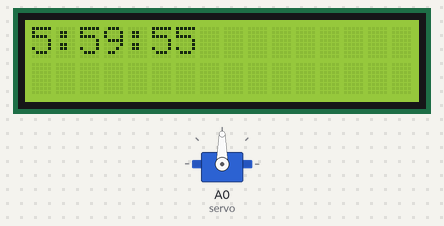
Recording of a sketch running on a simulated Arduino Uno, built with avr-gcc and run on an emulated ATmega328P. Shown: 16×2 character LCD, servo. The local clock reads 2024-03-15 10:24:30 at power-on unless the sketch sets it; what the sketch prints to the serial monitor is not drawn.

Above: at 0.1 s.
At 9.2 s:
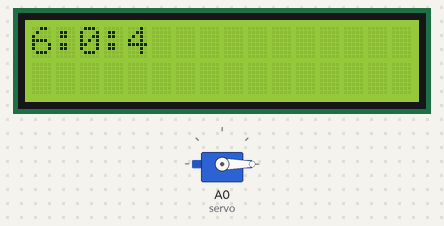
At 19.3 s:
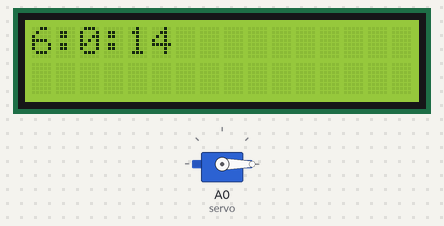
At 38.6 s:
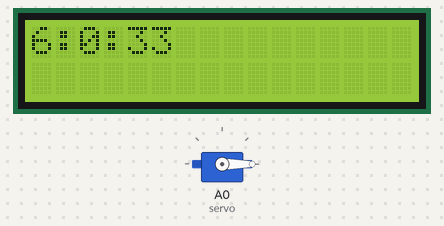
Timing chart, 0 to 40.0 s (numbered marks = the images above):
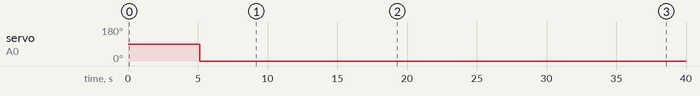

The sketch:

LCD_RTC_Servo.ino
```cpp
#include <Wire.h>
#include <RTClib.h>
#include <Servo.h>
#include <LiquidCrystal_I2C.h>

RTC_DS3231 rtc;
Servo servo;
LiquidCrystal_I2C lcd(0x27, 16, 2);

bool triggeredMorning = false;
bool triggeredEvening = false;
unsigned long servoMoveStartTime = 0;
const long servoMoveDuration = 30000;  // Duration to move servo (30 seconds)

void setup() {
  Serial.begin(9600);
  Wire.begin();

  if (!rtc.begin()) {
    Serial.println("Couldn't find RTC");
    while (1);
  }

  lcd.init();  // Initialize the LCD
  lcd.backlight();  // Turn on the backlight

  servo.attach(A0);  // Attach the servo on analog pin A0

  // Set the RTC to a specific date and time (only once, then comment it out)
  rtc.adjust(DateTime(2024, 1, 1, 5, 59, 55));
}

void loop() {
  DateTime now = rtc.now();

  // Check if it's 6:00 AM or just after and not already triggered
  if (now.hour() == 6 && now.minute() == 0 && !triggeredMorning) {
    if (now.second() == 0 || (now.second() > 0 && now.second() <= 10)) {
      servo.write(90);  // Move servo
      servoMoveStartTime = millis();  // Record the time when servo moved
      triggeredMorning = true;
      servo.write(0);   // Sets the servo position to 0 degrees
    }
  } else if (now.hour() == 6 && now.minute() > 0 && triggeredMorning) {
    // Reset the morning trigger after 6:00 AM
    triggeredMorning = false;
  }

  // Check if it's 6:00 PM or just after and not already triggered
  if (now.hour() == 18 && now.minute() == 0 && !triggeredEvening) {
    if (now.second() == 0 || (now.second() > 0 && now.second() <= 10)) {
      servo.write(90);  // Move servo
      servoMoveStartTime = millis();  // Record the time when servo moved
      triggeredEvening = true;
      servo.write(0);   // Sets the servo position to 0 degrees
    }
  } else if (now.hour() == 18 && now.minute() > 0 && triggeredEvening) {
    // Reset the evening trigger after 6:00 PM
    triggeredEvening = false;
  }

  // Stop the servo after 30 seconds
  if ((millis() - servoMoveStartTime >= servoMoveDuration) && (triggeredMorning || triggeredEvening)) {
    servo.write(0);  // Reset servo position
  }

  // Display time on LCD
  lcd.clear();
  lcd.setCursor(0, 0);
  lcd.print(now.hour());
  lcd.print(":");
  lcd.print(now.minute());
  lcd.print(":");
  lcd.print(now.second());

  // Print time to Serial Monitor
  Serial.print(now.year());
  Serial.print('/');
  Serial.print(now.month());
  Serial.print('/');
  Serial.print(now.day());
  Serial.print(" ");
  Serial.print(now.hour());
  Serial.print(':');
  Serial.print(now.minute());
  Serial.print(':');
  Serial.print(now.second());
  Serial.println();

  delay(1000); // Wait for 1 second
}
```

Measured:
- by itself, servo on A0 (servo): 90° → 0° at 5.1 s
- what the display in image 1 shows lasts 1.0 s, from 9.2 s to 10.2 s
